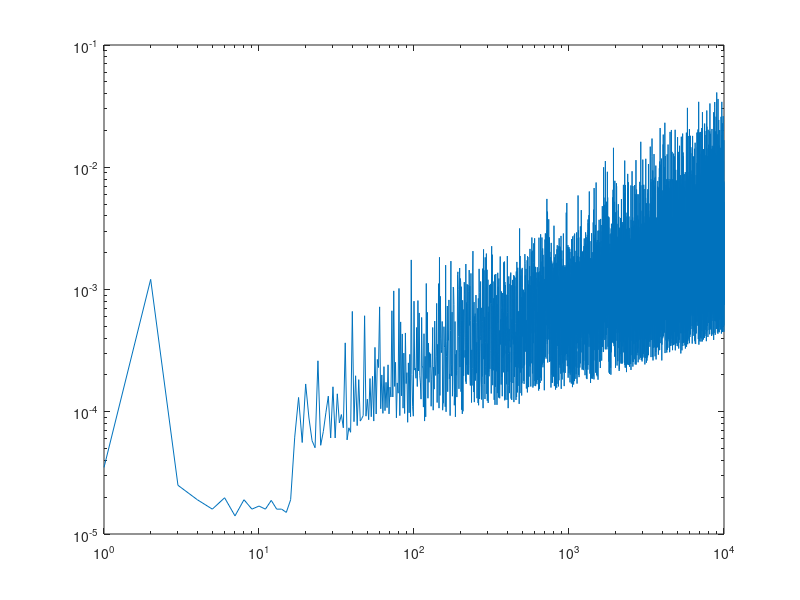

This figure's MATLAB source:
%Marta Szukalska


function  fastft()
%Calculate the fft for different lenghts and calculate 
%the time of operations and then the new vector t is created 
%to keep all the measured values.

for d =1 : 10000   
st = ones(1,d);
tic;     
b=fft(st);
t(d) = toc;
end
loglog(t); %plot the the operation time versus the length of the 
            % input sequence in log scale.


